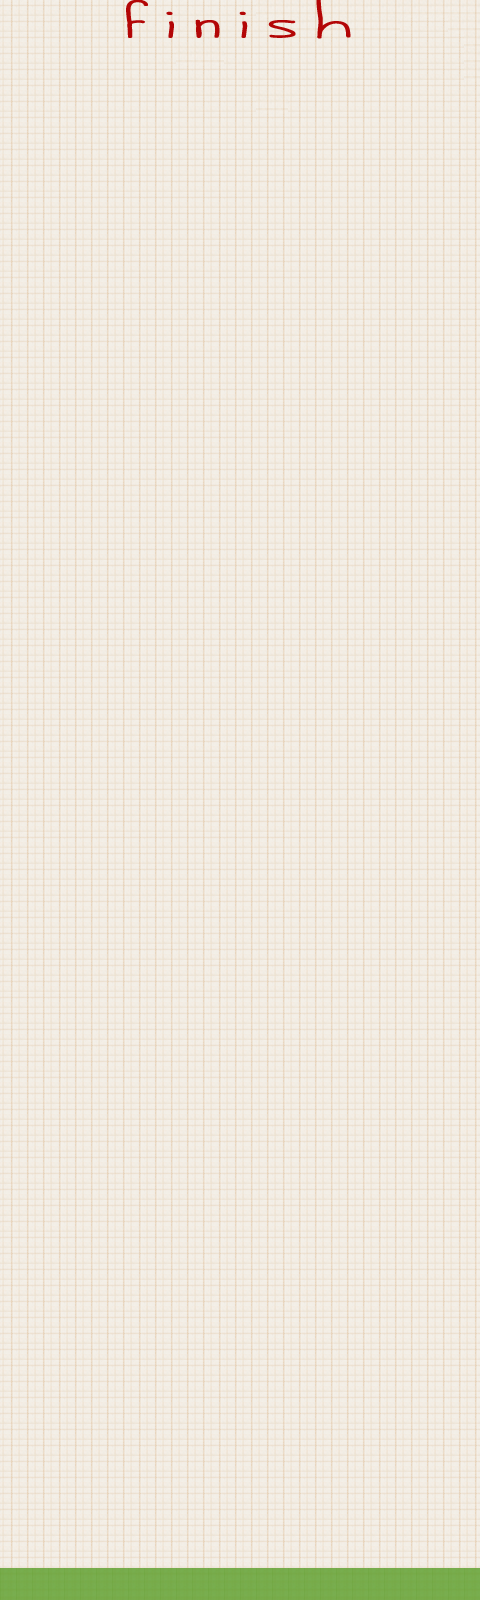

This game map was drawn from its Tiled (.tmx) file and the tilesets committed beside it. A one-line description and the trimmed map source follow:
An orthogonal 30x100 tile map with 16x16 px tiles, 2 tile layers (background, graphics), 3 tilesets and 2 objects.

<map version="1.0" orientation="orthogonal" renderorder="right-down" width="30" height="100" tilewidth="16" tileheight="16" nextobjectid="6">
 <tileset firstgid="1" name="background" tilewidth="16" tileheight="16" tilecount="640" columns="20">
  <image source="background.png" width="320" height="512" />
 </tileset>
 <tileset firstgid="641" name="floor" tilewidth="16" tileheight="16" tilecount="64" columns="32">
  <image source="floor.png" width="512" height="46" />
 </tileset>
 <tileset firstgid="705" name="topfinish" tilewidth="16" tileheight="16" tilecount="90" columns="30">
  <image source="topfinish.png" width="480" height="48" />
 </tileset>
 <layer name="background" width="30" height="100">
  <data>[3000 cells, 3000 non-empty, 2 distinct tile ids]</data>
 </layer>
 <layer name="graphics" width="30" height="100">
  <data>[3000 cells, 155 non-empty, 89 distinct tile ids]</data>
 </layer>
 <objectgroup name="floor">
  <object id="1" x="0" y="1568" width="480" height="32" />
 </objectgroup>
 <objectgroup name="finish">
  <object id="5" x="0" y="0" width="480" height="48" />
 </objectgroup>
</map>
